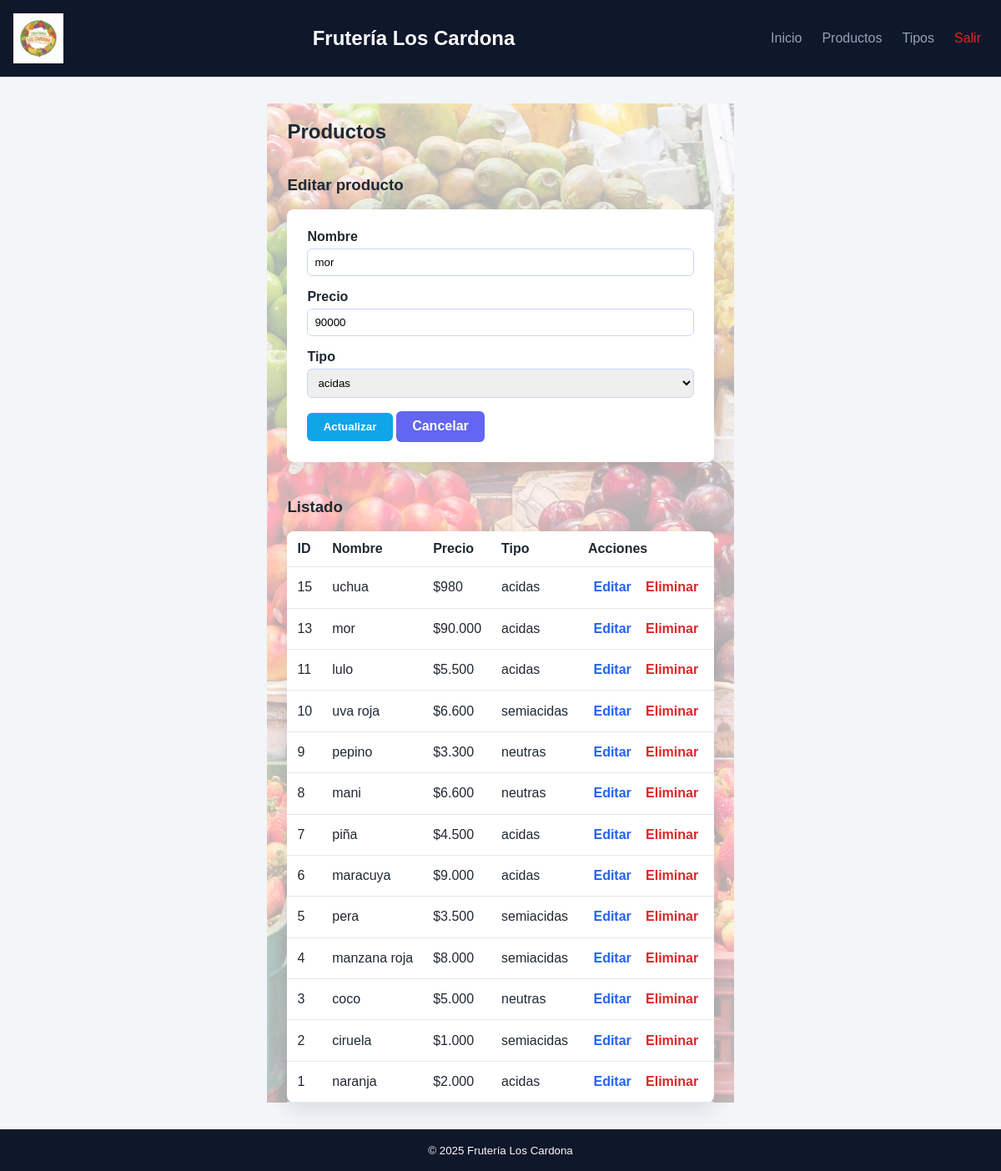
/productos.php?edit=13 (signed in), run on the app's committed database.
### tables this page shows
CREATE TABLE `productos` (
  `id_producto` bigint(20) NOT NULL,
  `nom_prod` varchar(20) NOT NULL,
  `precio` int(11) NOT NULL,
  `fk_tprod` int(11) NOT NULL
);

CREATE TABLE `tipo_prod` (
  `id_tipo_prod` int(11) NOT NULL,
  `nom_tprod` varchar(25) NOT NULL
);

### productos.php (the view, shortened to what this page needs)
<?php
$pdo = db();
$editar = null;
if (isset($_GET['edit'])) {
    $id = filter_input(INPUT_GET, 'edit', FILTER_VALIDATE_INT);
    if ($id !== false && $id !== null) {
        $stmt = $pdo->prepare('SELECT * FROM productos WHERE id_producto = ?');
        $stmt->execute([$id]);
        $editar = $stmt->fetch(PDO::FETCH_ASSOC);
    }
}
$productos = $pdo->query('SELECT p.*, t.nom_tprod FROM productos p INNER JOIN tipo_prod t ON p.fk_tprod = t.id_tipo_prod ORDER BY p.id_producto DESC')->fetchAll();
$tipos = $pdo->query('SELECT * FROM tipo_prod ORDER BY nom_tprod')->fetchAll();
require __DIR__ . '/includes/header.php';
?>
<section>
    <h2>Productos</h2>
    <div class="grid-2">
        <article>
            <h3><?php echo $editar ? 'Editar producto' : 'Nuevo producto'; ?></h3>
            <form method="post" class="form">
                <label>
                    Nombre
                    <input type="text" name="nom_prod" maxlength="20" value="<?php echo htmlspecialchars($editar['nom_prod'] ?? ''); ?>" required>
                </label>
                <label>
                    Precio
                    <input type="number" name="precio" min="1" value="<?php echo isset($editar['precio']) ? (int)$editar['precio'] : ''; ?>" required>
                </label>
                <label>
                    Tipo
                    <select name="fk_tprod" required>
                        <?php foreach ($tipos as $tipo): ?>
                            <option value="<?php echo (int)$tipo['id_tipo_prod']; ?>" <?php echo (!empty($editar) && !empty($editar['fk_tprod']) && (int)$editar['fk_tprod'] === (int)$tipo['id_tipo_prod']) ? 'selected' : ''; ?>>
                                <?php echo htmlspecialchars($tipo['nom_tprod']); ?>
                            </option>
                        <?php endforeach; ?>
                    </select>
                </label>
                <button type="submit" class="btn btn-primary"><?php echo $editar ? 'Actualizar' : 'Crear'; ?></button>
                <?php if ($editar): ?>
                    <a class="btn btn-secondary" href="productos.php">Cancelar</a>
                <?php endif; ?>
            </form>
        </article>
        <article>
            <h3>Listado</h3>
            <table>
                <thead>
                <tr>
                    <th>ID</th>
                    <th>Nombre</th>
                    <th>Precio</th>
                    <th>Tipo</th>
                    <th>Acciones</th>
                </tr>
                </thead>
                <tbody>
                <?php foreach ($productos as $prod): ?>
                    <tr>
                        <td><?php echo (int)$prod['id_producto']; ?></td>
                        <td><?php echo htmlspecialchars($prod['nom_prod']); ?></td>
                        <td>$<?php echo number_format((int)$prod['precio'], 0, ',', '.'); ?></td>
                        <td><?php echo htmlspecialchars($prod['nom_tprod']); ?></td>
                        <td>
                            <a class="btn btn-link" href="productos.php?edit=<?php echo (int)$prod['id_producto']; ?>">Editar</a>
                            <a class="btn btn-link link-danger" href="productos.php?delete=<?php echo (int)$prod['id_producto']; ?>" onclick="return confirm('¿Eliminar este producto?');">Eliminar</a>
                        </td>
                    </tr>
                <?php endforeach; ?>
                </tbody>
            </table>
        </article>
    </div>
</section>
<?php require __DIR__ . '/includes/footer.php'; ?>

### assets/css/styles.css (style rules this page uses)
* { box-sizing: border-box; }
body { margin: 0; font-family: Arial, sans-serif; background: #f2f6f9; color: #1f2933; }
a { color: #0a7cff; text-decoration: none; }
.auth-card, .card, .form, table { background: #fff; border-radius: 8px; padding: 1.5rem; box-shadow: 0 10px 25px rgba(15, 23, 42, 0.1); }
.form label { display: block; margin-bottom: 1rem; font-weight: 600; }
.form input, .form select { width: 100%; padding: 0.5rem; margin-top: 0.3rem; border: 1px solid #cbd5f5; border-radius: 6px; }
.btn { display: inline-block; padding: 0.6rem 1.2rem; border-radius: 6px; border: none; cursor: pointer; font-weight: bold; text-align: center; }
.btn-primary { background: #0ea5e9; color: #fff; }
.btn-secondary { background: #6366f1; color: #fff; }
.btn-link { background: transparent; color: #2563eb; padding: 0.2rem 0.4rem; }
.link-danger { color: #dc2626 !important; }
.grid-2 { display: grid; grid-template-columns: repeat(auto-fit, minmax(280px, 1fr)); gap: 1.5rem; align-items: start; }
table { width: 100%; border-collapse: collapse; margin-top: 1rem; }
th, td { text-align: left; padding: 0.75rem; border-bottom: 1px solid #e2e8f0; }
html, body { height: 100%; margin: 0; }
body { display: flex; flex-direction: column; }
main.container > * { position: relative; z-index: 1; }

### data on the page
productos: nom_prod "mor", precio "90000", fk_tprod "acidas", id_producto "13", precio "90.000", fk_tprod.nom_tprod "acidas"
productos: id_producto "15", nom_prod "uchua", precio "980", fk_tprod.nom_tprod "acidas"
productos: id_producto "11", nom_prod "lulo", precio "5.500", fk_tprod.nom_tprod "acidas"
productos: id_producto "10", nom_prod "uva roja", precio "6.600", fk_tprod.nom_tprod "semiacidas"
productos: id_producto "9", nom_prod "pepino", precio "3.300", fk_tprod.nom_tprod "neutras"
productos: id_producto "8", nom_prod "mani", precio "6.600", fk_tprod.nom_tprod "neutras"
productos: id_producto "7", nom_prod "piña", precio "4.500", fk_tprod.nom_tprod "acidas"
productos: id_producto "6", nom_prod "maracuya", precio "9.000", fk_tprod.nom_tprod "acidas"
productos: id_producto "5", nom_prod "pera", precio "3.500", fk_tprod.nom_tprod "semiacidas"
productos: id_producto "4", nom_prod "manzana roja", precio "8.000", fk_tprod.nom_tprod "semiacidas"
productos: id_producto "3", nom_prod "coco", precio "5.000", fk_tprod.nom_tprod "neutras"
productos: id_producto "2", nom_prod "ciruela", precio "1.000", fk_tprod.nom_tprod "semiacidas"
productos: id_producto "1", nom_prod "naranja", precio "2.000", fk_tprod.nom_tprod "acidas"
